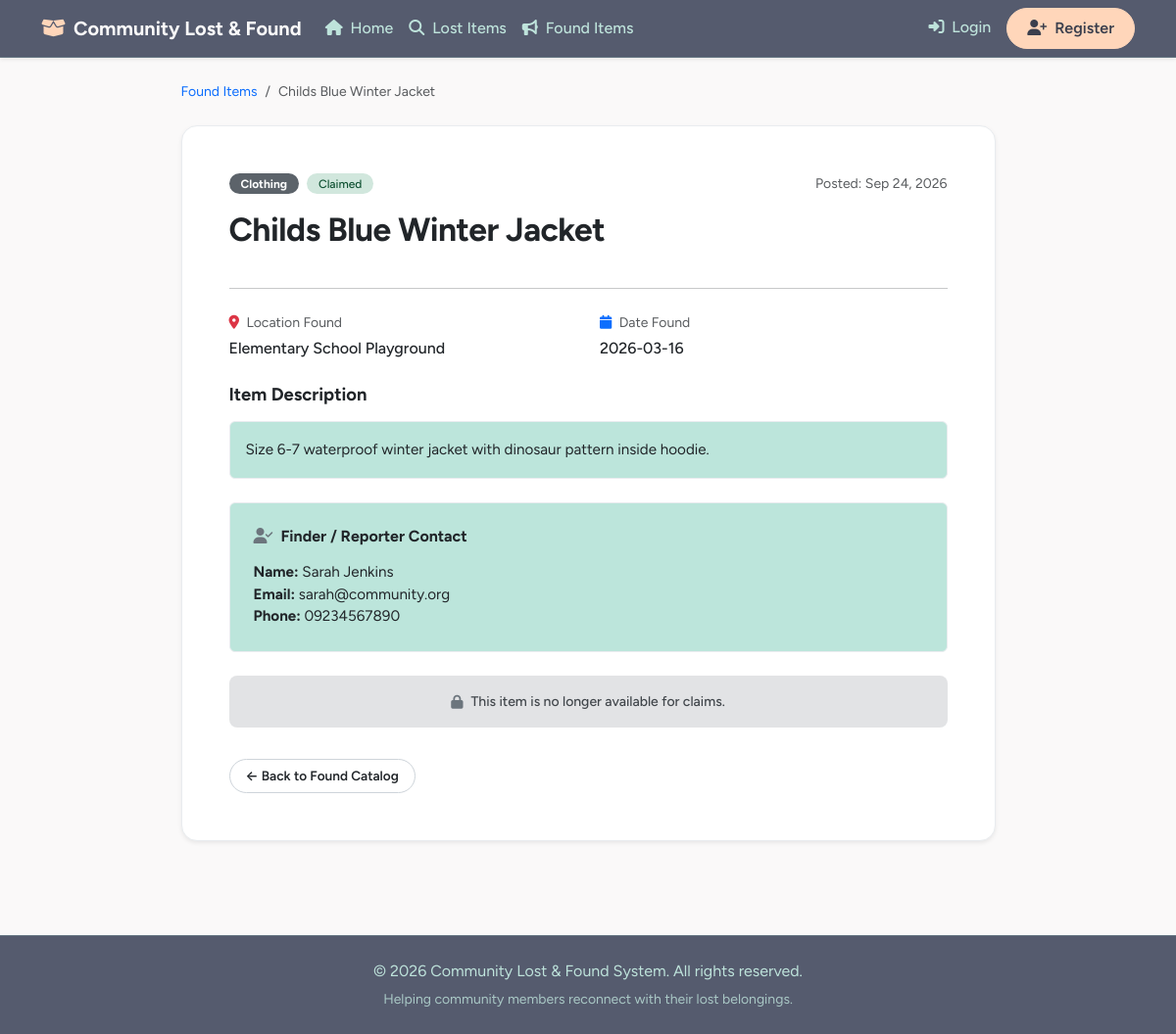
Page /found_detail.php?id=7 on the committed database.
### tables this page shows
CREATE TABLE `items` (
  `item_id` INT AUTO_INCREMENT PRIMARY KEY,
  `user_id` INT NOT NULL,
  `status_id` INT NOT NULL DEFAULT 1,
  `item_type` ENUM('Lost', 'Found') NOT NULL,
  `related_lost_item_id` INT DEFAULT NULL,
  `category_id` INT NOT NULL,
  `title` VARCHAR(150) NOT NULL,
  `description` TEXT NOT NULL,
  `location` VARCHAR(150) NOT NULL,
  `event_date` DATE NOT NULL,
  `created_at` TIMESTAMP DEFAULT CURRENT_TIMESTAMP,
  `updated_at` TIMESTAMP DEFAULT CURRENT_TIMESTAMP ON UPDATE CURRENT_TIMESTAMP,
  CONSTRAINT `fk_item_user` FOREIGN KEY (`user_id`) REFERENCES `users` (`user_id`) ON DELETE CASCADE,
  CONSTRAINT `fk_item_status` FOREIGN KEY (`status_id`) REFERENCES `i_status` (`status_id`) ON DELETE RESTRICT,
  CONSTRAINT `fk_item_category` FOREIGN KEY (`category_id`) REFERENCES `categories` (`category_id`) ON DELETE RESTRICT,
  CONSTRAINT `fk_found_lost_item` FOREIGN KEY (`related_lost_item_id`) REFERENCES `items` (`item_id`) ON DELETE SET NULL,
  INDEX `idx_related_lost_item_id` (`related_lost_item_id`),
  INDEX `idx_item_type` (`item_type`)
);

CREATE TABLE `categories` (
  `category_id` INT AUTO_INCREMENT PRIMARY KEY,
  `category` VARCHAR(50) NOT NULL UNIQUE
);

CREATE TABLE `i_status` (
  `status_id` INT AUTO_INCREMENT PRIMARY KEY,
  `status` VARCHAR(30) NOT NULL UNIQUE
);

CREATE TABLE `users` (
  `user_id` INT AUTO_INCREMENT PRIMARY KEY,
  `role_id` INT NOT NULL,
  `username` VARCHAR(50) NOT NULL UNIQUE,
  `email` VARCHAR(100) NOT NULL UNIQUE,
  `passwordhash` VARCHAR(255) NOT NULL,
  `firstname` VARCHAR(50) NOT NULL,
  `lastname` VARCHAR(50) NOT NULL,
  `phone` VARCHAR(20) DEFAULT NULL,
  `created_at` TIMESTAMP DEFAULT CURRENT_TIMESTAMP,
  CONSTRAINT `fk_user_role` FOREIGN KEY (`role_id`) REFERENCES `roles` (`role_id`) ON DELETE RESTRICT
);

### found_detail.php (the view, shortened to what this page needs)
<?php
require_once 'db.php';
$id = intval($_GET['id'] ?? 0);
$stmt = $pdo->prepare("SELECT i.*, c.category, s.status, CONCAT(u.firstname, ' ', u.lastname) AS finder_name, u.email, u.phone,
                              lost.item_id AS linked_lost_item_id, lost.title AS linked_lost_title
                       FROM items i
                       JOIN users u ON i.user_id = u.user_id
                       JOIN categories c ON i.category_id = c.category_id
                       JOIN i_status s ON i.status_id = s.status_id
                       LEFT JOIN items lost ON i.related_lost_item_id = lost.item_id AND lost.item_type = 'Lost'
                       WHERE i.item_id = ? AND i.item_type = 'Found'");
$stmt->execute([$id]);
$item = $stmt->fetch();
$isClaimable = in_array((int) $item['status_id'], [1, 2], true);
include 'header.php';
?>
<div class="container my-4">
    <div class="row justify-content-center">
        <div class="col-md-9">
            <nav style="--bs-breadcrumb-divider: '/';" aria-label="breadcrumb">
                <ol class="breadcrumb mb-0">
                    <li class="breadcrumb-item small"><a href="found_items.php" class="text-decoration-none text-primary">Found Items</a></li>
                    <li class="breadcrumb-item small text-muted active" aria-current="page"><?php echo htmlspecialchars($item['title']); ?></li>
                </ol>
            </nav>
        </div>
    </div>
</div>
<div class="container mb-5">
    <div class="row justify-content-center">
        <div class="col-md-9">
            <div class="card shadow-sm border border-light-subtle p-4 p-md-5 bg-white" style="border-radius: 16px;">
                <div class="d-flex justify-content-between align-items-center mb-3 flex-wrap gap-2">
                    <div class="d-flex gap-2 align-items-center flex-wrap">
                        <span class="badge text-white px-2.5 py-1.5 small text-capitalize" style="border-radius: 20px; font-weight: 700; font-size: 0.75rem; background-color: #5c636a !important; padding-left: 12px !important; padding-right: 12px !important; border: none !important; opacity: 1 !important;">
                            <?php echo htmlspecialchars($item['category']); ?>
                        </span>
                        <?php
                        $statusStyle = "background-color: #c5e8e1 !important; color: #0f5132 !important;";
                        if ($item['status'] === 'Claimed' || $item['status'] === 'Closed') {
                            $statusStyle = "background-color: #d1e7dd !important; color: #0f5132 !important;";
                        } elseif ($item['status'] === 'Pending Verification') {
                            $statusStyle = "background-color: #ffe6d5 !important; color: #b25e24 !important;";
                        }
                        ?>
                        <span class="badge px-2.5 py-1.5 small text-capitalize" style="border-radius: 20px; font-weight: 500; font-size: 0.75rem; <?php echo $statusStyle; ?> padding-left: 12px !important; padding-right: 12px !important;">
                            <?php echo htmlspecialchars($item['status']); ?>
                        </span>
                    </div>
                    <div class="text-muted small">Posted: <?php echo date('M d, Y', strtotime($item['created_at'])); ?></div>
                </div>
                <h2 class="fw-bold text-dark mb-4" style="font-size: 2.1rem; letter-spacing: -0.5px;"><?php echo htmlspecialchars($item['title']); ?></h2>
                <hr class="text-light-subtle mb-4">
                <div class="row g-4 mb-4">
                    <div class="col-md-6">
                        <div class="text-muted small mb-1"><i class="fa-solid fa-map-marker-alt text-danger me-1"></i> Location Found</div>
                        <div class="text-dark fs-6" style="font-weight: 500;"><?php echo htmlspecialchars($item['location']); ?></div>
                    </div>
                    <div class="col-md-6">
                        <div class="text-muted small mb-1"><i class="fa-solid fa-calendar text-primary me-1"></i> Date Found</div>
                        <div class="text-dark fs-6" style="font-weight: 500;"><?php echo htmlspecialchars($item['event_date']); ?></div>
                    </div>
                </div>
                <div class="mb-4">
                    <h5 class="fw-bold text-dark mb-3" style="font-size: 1.15rem;">Item Description</h5>
                    <div class="p-3 border border-light-subtle rounded text-dark" style="background-color: #bce5db; line-height: 1.6; font-size: 0.95rem;">
                        <?php echo nl2br(htmlspecialchars($item['description'])); ?>
                    </div>
                </div>
                <div class="p-4 mb-4 border border-light-subtle rounded" style="background-color: #bce5db; border-radius: 8px;">
                    <h6 class="fw-bold text-dark mb-3 d-flex align-items-center"><i class="fa-solid fa-user-check me-2 text-secondary"></i> Finder / Reporter Contact</h6>
                    <div class="text-dark mb-1.5" style="font-size: 0.95rem;"><strong>Name:</strong> <?php echo htmlspecialchars($item['finder_name']); ?></div>
                    <div class="text-dark mb-1.5" style="font-size: 0.95rem;"><strong>Email:</strong> <?php echo htmlspecialchars($item['email']); ?></div>
                    <div class="text-dark mb-0" style="font-size: 0.95rem;"><strong>Phone:</strong> <?php echo htmlspecialchars($item['phone'] ?? 'Not provided'); ?></div>
                </div>
                <?php if (!$isClaimable): ?>
                    <div class="alert border-0 text-secondary p-3 d-flex align-items-center justify-content-center mb-4 small" style="border-radius: 8px; font-weight: 500; background-color: #e2e3e5 !important; color: #41464b !important;">
                        <i class="fa-solid fa-lock me-2 text-secondary"></i> This item is no longer available for claims.
                    </div>
                <?php endif; ?>
                <div class="d-flex justify-content-between align-items-center flex-wrap gap-2 mt-2">
                    <a href="found_items.php" class="btn btn-outline-secondary bg-white text-dark px-3 py-1.5 font-weight-bold" style="border-radius: 20px; font-size: 0.85rem; border-color: #ced4da;">&larr; Back to Found Catalog</a>
                </div>
            </div>
        </div>
    </div>
</div>
<?php include 'footer.php'; ?>

### header.php (style rules this page uses)
:root { --blue-slate: #555b6eff; --muted-teal: #89b0aeff; --frozen-water: #bee3dbff; --bright-snow: #faf9f9ff; --peach-fuzz: #ffd6baff; --ink: #3b3f4d; }
body { background-color: var(--bright-snow); color: var(--blue-slate); font-family: 'Figtree', system-ui, -apple-system, 'Segoe UI', sans-serif; display: flex; flex-direction: column; min-height: 100vh; }
.btn-outline-secondary, .btn-outline-success { border-color: var(--muted-teal); color: var(--blue-slate); font-weight: 600; border-radius: 999px; }
.card { border: 1px solid var(--frozen-water); border-radius: 16px; background-color: #ffffff; box-shadow: 0 4px 20px rgba(85, 91, 110, 0.04); transition: transform 0.2s ease, box-shadow 0.2s ease; }
.badge { font-weight: 600; padding: .35em .75em; border-radius: 999px; }

### rows in the picture
items: title "Childs Blue Winter Jacket", category.category "Clothing", status.status "Claimed", created_at "Sep 24, 2026", location "Elementary School Playground", event_date "2026-03-16", description "Size 6-7 waterproof winter jacket with dinosaur pattern inside hoodie.", user.email "sarah@community.org", user.phone "09234567890"

### other values in the picture
$item['finder_name'] "Sarah Jenkins"
